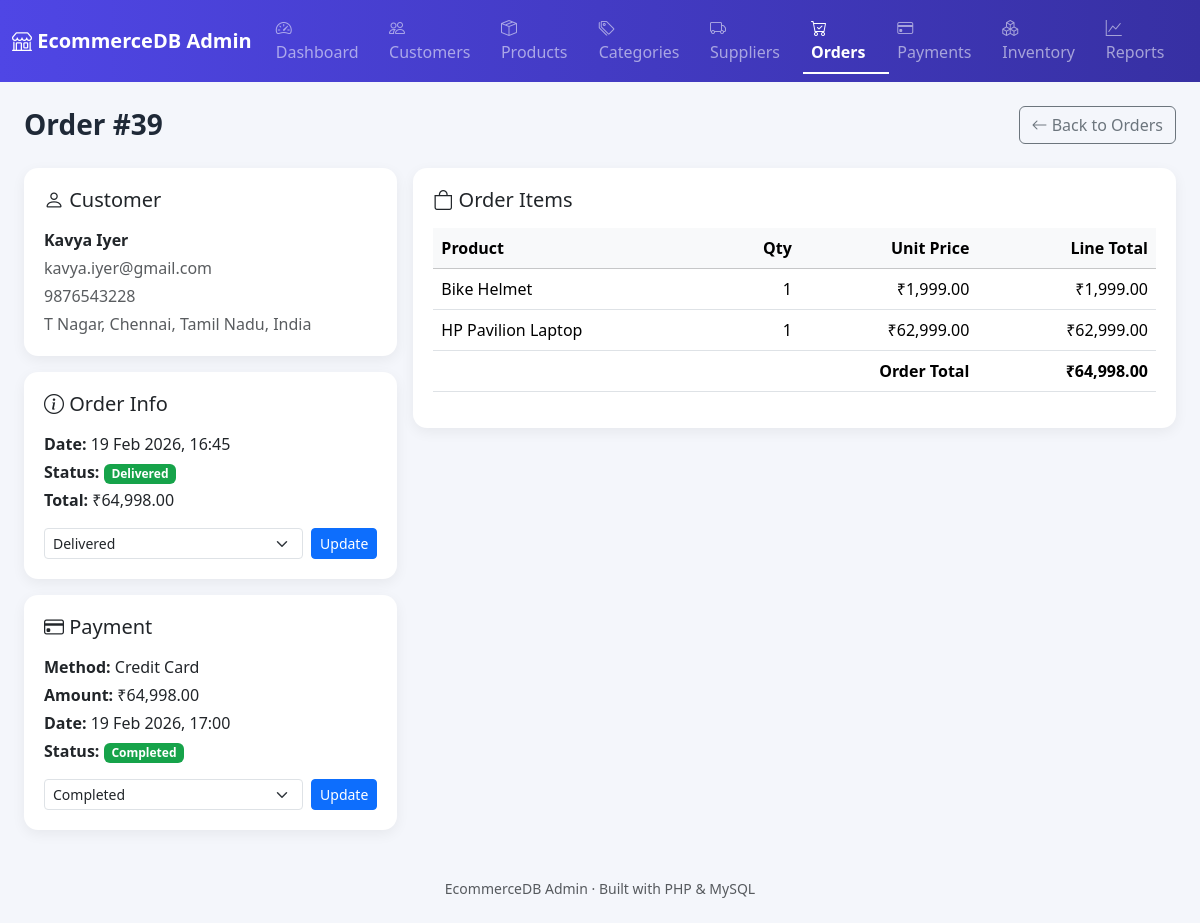
The app's page /order_view.php?id=39 with its own data.
### tables this page shows
CREATE TABLE Orders(
OrderID INT AUTO_INCREMENT PRIMARY KEY,
CustomerID INT NOT NULL,
OrderDate DATETIME DEFAULT CURRENT_TIMESTAMP,
Status ENUM('Pending','Processing','Shipped','Delivered','Cancelled') DEFAULT 'Pending',
TotalAmount DECIMAL(10,2) DEFAULT 0.00,
FOREIGN KEY (CustomerID) REFERENCES Customers(CustomerID)
);

CREATE TABLE Customers(
CustomerID INT AUTO_INCREMENT PRIMARY KEY,
FirstName VARCHAR(50) NOT NULL,
LastName VARCHAR(50) NOT NULL,
Email VARCHAR(100) NOT NULL UNIQUE,
Phone VARCHAR(15) UNIQUE,
Address VARCHAR(255),
City VARCHAR(50),
State VARCHAR(50),
Country VARCHAR(50),
CreatedAt TIMESTAMP DEFAULT CURRENT_TIMESTAMP
);

CREATE TABLE Payments(
PaymentID INT AUTO_INCREMENT PRIMARY KEY,
OrderID INT NOT NULL,
PaymentMethod VARCHAR(20)
CHECK
	(
		PaymentMethod IN
		(
			'Credit Card',
			'Debit Card',
			'UPI',
			'Net Banking',
			'Cash on Delivery'
		)
	),
PaymentStatus VARCHAR(20) DEFAULT 'Pending'
CHECK
(
		PaymentStatus IN
	(
			'Pending',
			'Completed',
			'Failed',
			'Refunded'
	)
),

Amount DECIMAL(10,2) CHECK(Amount >= 0),
PaymentDate DATETIME DEFAULT CURRENT_TIMESTAMP,
FOREIGN KEY(OrderID) REFERENCES Orders(OrderID)
);

CREATE TABLE OrderItems(
OrderItemID INT AUTO_INCREMENT PRIMARY KEY,
OrderID INT NOT NULL,
ProductID INT NOT NULL,
Quantity INT NOT NULL CHECK (Quantity > 0),
UnitPrice DECIMAL(10,2) NOT NULL,
FOREIGN KEY (OrderID) REFERENCES Orders(OrderID),
FOREIGN KEY (ProductID) REFERENCES Products(ProductID)
);

CREATE TABLE Products(
ProductID INT AUTO_INCREMENT PRIMARY KEY,
ProductName VARCHAR(150) NOT NULL,
CategoryID INT NOT NULL,
SupplierID INT NOT NULL,
Price DECIMAL(10,2) NOT NULL CHECK (Price >= 0),
Stock INT NOT NULL DEFAULT 0 CHECK (Stock >= 0),
Description VARCHAR(255),
CreatedAt TIMESTAMP DEFAULT CURRENT_TIMESTAMP,
FOREIGN KEY (CategoryID) REFERENCES Categories(CategoryID),
FOREIGN KEY (SupplierID) REFERENCES Suppliers(SupplierID)
);

### config.php (called while the page is built, shortened)
<?php
function h($value) {
    return htmlspecialchars((string)$value, ENT_QUOTES, 'UTF-8');
}
function money($amount) {
    return '₹' . number_format((float)$amount, 2);
}

### order_view.php (the view, shortened to what this page needs)
<?php
require 'config.php';
$validStatuses = ['Pending', 'Processing', 'Shipped', 'Delivered', 'Cancelled'];
$validPayStatuses = ['Pending', 'Completed', 'Failed', 'Refunded'];
$id = (int)($_GET['id'] ?? 0);
$stmt = $pdo->prepare("
    SELECT o.*, c.FirstName, c.LastName, c.Email, c.Phone, c.Address, c.City, c.State, c.Country
    FROM Orders o
    JOIN Customers c ON o.CustomerID = c.CustomerID
    WHERE o.OrderID = ?
");
$stmt->execute([$id]);
$order = $stmt->fetch();
$items = $pdo->prepare("
    SELECT oi.*, p.ProductName, (oi.Quantity * oi.UnitPrice) AS LineTotal
    FROM OrderItems oi
    JOIN Products p ON oi.ProductID = p.ProductID
    WHERE oi.OrderID = ?
    ORDER BY oi.OrderItemID
");
$items->execute([$id]);
$items = $items->fetchAll();
$orderTotal = array_sum(array_column($items, 'LineTotal'));
$payment = $pdo->prepare("SELECT * FROM Payments WHERE OrderID = ? ORDER BY PaymentID DESC LIMIT 1");
$payment->execute([$id]);
$payment = $payment->fetch();
require 'includes/header.php';
?>
<div class="d-flex justify-content-between align-items-center mb-4 flex-wrap gap-2">
  <h3 class="page-title mb-0">Order #<?= (int)$order['OrderID'] ?></h3>
  <a href="orders.php" class="btn btn-outline-secondary"><i class="bi bi-arrow-left"></i> Back to Orders</a>
</div>
<div class="row g-3">
  <div class="col-lg-4">
    <div class="table-card mb-3">
      <h5 class="mb-3"><i class="bi bi-person"></i> Customer</h5>
      <p class="mb-1"><strong><?= h($order['FirstName'] . ' ' . $order['LastName']) ?></strong></p>
      <p class="mb-1 text-muted"><?= h($order['Email']) ?></p>
      <p class="mb-1 text-muted"><?= h($order['Phone']) ?></p>
      <p class="mb-0 text-muted"><?= h($order['Address']) ?>, <?= h($order['City']) ?>, <?= h($order['State']) ?>, <?= h($order['Country']) ?></p>
    </div>
    <div class="table-card mb-3">
      <h5 class="mb-3"><i class="bi bi-info-circle"></i> Order Info</h5>
      <p class="mb-1"><strong>Date:</strong> <?= h(date('d M Y, H:i', strtotime($order['OrderDate']))) ?></p>
      <p class="mb-1"><strong>Status:</strong> <span class="badge badge-status-<?= h($order['Status']) ?>"><?= h($order['Status']) ?></span></p>
      <p class="mb-0"><strong>Total:</strong> <?= money($orderTotal) ?></p>
      <form method="post" class="mt-3 d-flex gap-2">
        <select name="Status" class="form-select form-select-sm">
          <?php foreach ($validStatuses as $s): ?>
            <option value="<?= h($s) ?>" <?= $order['Status'] === $s ? 'selected' : '' ?>><?= h($s) ?></option>
          <?php endforeach; ?>
        </select>
        <button type="submit" name="update_status" value="1" class="btn btn-sm btn-primary">Update</button>
      </form>
    </div>
    <?php if ($payment): ?>
    <div class="table-card">
      <h5 class="mb-3"><i class="bi bi-credit-card"></i> Payment</h5>
      <p class="mb-1"><strong>Method:</strong> <?= h($payment['PaymentMethod']) ?></p>
      <p class="mb-1"><strong>Amount:</strong> <?= money($payment['Amount']) ?></p>
      <p class="mb-1"><strong>Date:</strong> <?= h(date('d M Y, H:i', strtotime($payment['PaymentDate']))) ?></p>
      <p class="mb-1"><strong>Status:</strong> <span class="badge badge-pay-<?= h($payment['PaymentStatus']) ?>"><?= h($payment['PaymentStatus']) ?></span></p>
      <form method="post" class="mt-3 d-flex gap-2">
        <select name="PaymentStatus" class="form-select form-select-sm">
          <?php foreach ($validPayStatuses as $s): ?>
            <option value="<?= h($s) ?>" <?= $payment['PaymentStatus'] === $s ? 'selected' : '' ?>><?= h($s) ?></option>
          <?php endforeach; ?>
        </select>
        <button type="submit" name="update_payment" value="1" class="btn btn-sm btn-primary">Update</button>
      </form>
    </div>
    <?php endif; ?>
  </div>
  <div class="col-lg-8">
    <div class="table-card">
      <h5 class="mb-3"><i class="bi bi-bag"></i> Order Items</h5>
      <div class="table-responsive">
        <table class="table table-hover align-middle">
          <thead class="table-light">
            <tr><th>Product</th><th class="text-end">Qty</th><th class="text-end">Unit Price</th><th class="text-end">Line Total</th></tr>
          </thead>
          <tbody>
          <?php foreach ($items as $it): ?>
            <tr>
              <td><?= h($it['ProductName']) ?></td>
              <td class="text-end"><?= (int)$it['Quantity'] ?></td>
              <td class="text-end"><?= money($it['UnitPrice']) ?></td>
              <td class="text-end"><?= money($it['LineTotal']) ?></td>
            </tr>
          <?php endforeach; ?>
          </tbody>
          <tfoot>
            <tr>
              <th colspan="3" class="text-end">Order Total</th>
              <th class="text-end"><?= money($orderTotal) ?></th>
            </tr>
          </tfoot>
        </table>
      </div>
    </div>
  </div>
</div>
<?php require 'includes/footer.php'; ?>

### assets/style.css (style rules this page uses)
:root { --brand: #4f46e5; --brand-dark: #3730a3; }
body { background-color: #f4f6fb; font-family: 'Segoe UI', system-ui, -apple-system, sans-serif; }
.table-card { background: #fff; border-radius: 14px; box-shadow: 0 4px 14px rgba(0,0,0,0.06); padding: 1.25rem; }
.badge-status-Delivered { background:#16a34a; }
.badge-pay-Completed { background:#16a34a; }
.page-title { font-weight: 700; color: #1f2937; }

### records on screen
orders: OrderID "39", CustomerID.LastName "Kavya Iyer", CustomerID.Email "kavya.iyer@gmail.com", CustomerID.Phone "9876543228", CustomerID.Address "T Nagar", CustomerID.City "Chennai", CustomerID.State "Tamil Nadu", CustomerID.Country "India", OrderDate "19 Feb 2026, 16:45", Status "Delivered"
payments: PaymentMethod "Credit Card", Amount "₹64,998.00", PaymentDate "19 Feb 2026, 17:00", PaymentStatus "Completed"
orderitems: ProductID.ProductName "Bike Helmet", Quantity "1", UnitPrice "₹1,999.00", LineTotal "₹1,999.00"
orderitems: ProductID.ProductName "HP Pavilion Laptop", Quantity "1", UnitPrice "₹62,999.00", LineTotal "₹62,999.00"

### other values on screen
money($orderTotal) "₹64,998.00"
form field Status "Delivered"
form field PaymentStatus "Completed"
